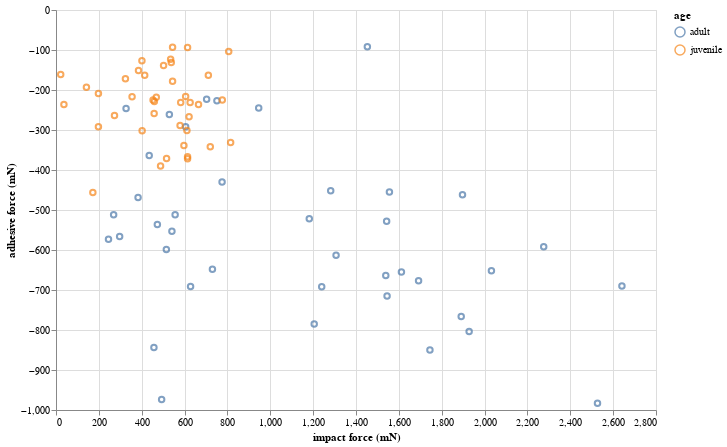

The cell this chart's notebook holds for it:
### Code cell
alt.Chart(
        df_with_metadata,
        height=400,
        width=600
    ).mark_point(
    ).encode(x='impact force (mN):Q',
             y='adhesive force (mN):Q',
             color = 'age:N')
